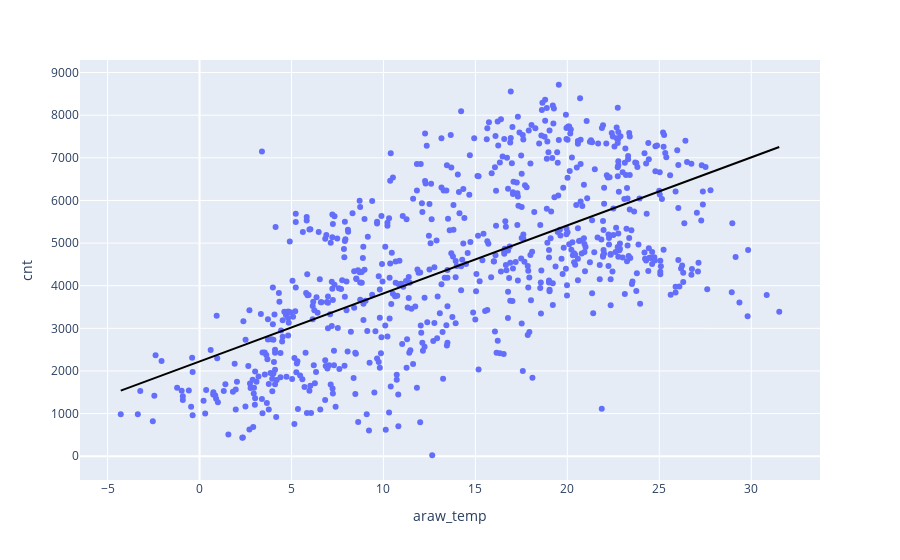

The cell this chart's notebook holds for it:
### Code cell
# Redo - linear model cnt vs feeling_temp
lin = DF[['cnt', 'araw_temp']]

X = lin['araw_temp'].values.reshape(-1,1)
y = lin['cnt']

LM = LinearRegression()
LM.fit(X,y)

lin['prediction'] = LM.predict(X)
fig = px.scatter(lin,x='araw_temp',y='cnt')

fig.add_trace(px.line(lin,x='araw_temp',y='prediction',color_discrete_sequence=['black']).data[0])

fig.show()

### Figure 1 — Plotly figure (JSON) as saved in the notebook; plotly's stock layout.template omitted (floating-point values rounded to 4 significant figures; data arrays with more than 128 entries replaced by an {"elided": "..."} marker saying what was removed)
{"data": [{"hovertemplate": "araw_temp=%{x}<br>cnt=%{y}<extra></extra>", "legendgroup": "", "marker": {"color": "#636efa", "symbol": "circle"}, "mode": "markers", "name": "", "orientation": "v", "showlegend": false, "type": "scatter", "x": {"elided": "731 float values"}, "xaxis": "x", "y": {"elided": "731 int values"}, "yaxis": "y"}, {"hovertemplate": "araw_temp=%{x}<br>prediction=%{y}<extra></extra>", "legendgroup": "", "line": {"color": "black", "dash": "solid"}, "marker": {"symbol": "circle"}, "mode": "lines", "name": "", "orientation": "v", "showlegend": false, "type": "scatter", "x": {"elided": "731 float values"}, "xaxis": "x", "y": {"elided": "731 float values"}, "yaxis": "y"}], "layout": {"legend": {"tracegroupgap": 0}, "margin": {"t": 60}, "xaxis": {"anchor": "y", "domain": [0, 1], "title": {"text": "araw_temp"}}, "yaxis": {"anchor": "x", "domain": [0, 1], "title": {"text": "cnt"}}}}
